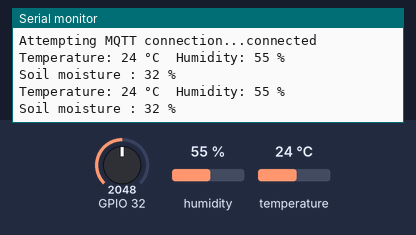
Recording of a sketch running on a simulated ESP32. Parts: the last lines printed to the serial monitor. The inputs (shaded band) are chosen by the test bench; at power-on: humidity 55 %, GPIO 32 = 2048, temperature 24 °C. WiFi joins after 1.5 s; servers stay silent unless stated; no MQTT or app messages arrive unless stated.

Above: at 4.4 s.
4.5 s: humidity set to 22 %
At 6.5 s:
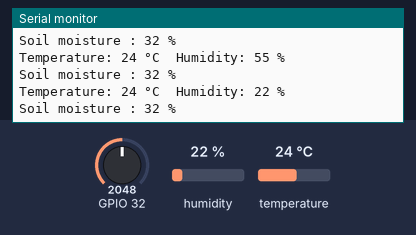
6.8 s: GPIO 32 set to 1468
At 8.4 s:
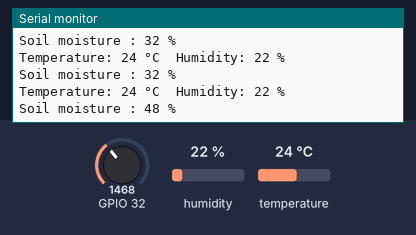
9.1 s: temperature set to 12 °C
At 11.1 s:
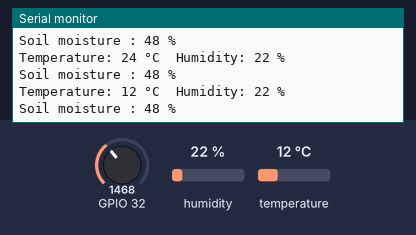
11.4 s: GPIO 32 set to 1549
At 12.3 s:
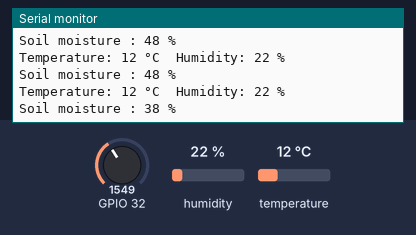
13.7 s: humidity set to 40 %
At 15.3 s:
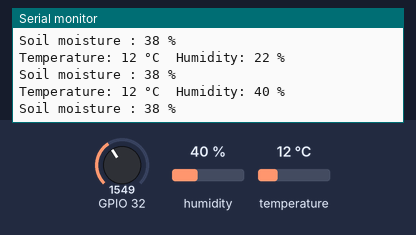
Timing chart, 0 to 16.8 s (numbered marks = the images above; inputs shaded):
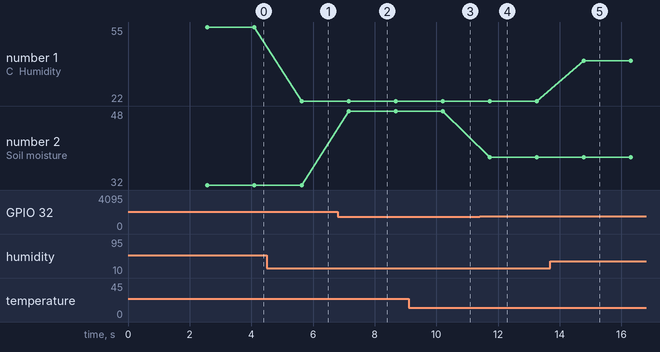

The sketch:

HiGrow_SoilMoistureSensor_mqtt.ino
```cpp
#include <DHT11.h>
#include <PubSubClient.h>
#include <WiFi.h>

DHT11 dht11(22);
int res;
int temperature;
int humidity;
const char *mqtt_broker = "broker.emqx.io";
const int mqtt_Port = 1883;

const char *topic_temp = "HiGrow_st";
const char *topic_hum = "HiGrow_sh";
const char *topic_moisture = "HiGrow_sm";

WiFiClient espClient;
PubSubClient client(espClient);

#define WiFi_SSID "TP-Link_DAE7"
#define WiFi_PASSWORD "50696382"

void setup() {
  Serial.begin(115200);
  WiFi.begin(WiFi_SSID,WiFi_PASSWORD);//ทำการเซ็ตค่า WiFi
  client.setServer(mqtt_broker, mqtt_Port);
}


float predictTree1(float sensor_value) {
  if (sensor_value <= 1524.76) {
    if (sensor_value <= 1446.0) {
      if (sensor_value <= 1352.34) {
        return 81.5006;
      } else {
        return 74.5023;
      }
    } else {
      if (sensor_value <= 1509.26) {
        return 49.2241;
      } else {
        return 40.0;
      }
    }
  } else {
    if (sensor_value <= 2783.14) {
      if (sensor_value <= 2055.5) {
        return 34.9195;
      } else {
        return 24.5245;
      }
    } else {
      if (sensor_value <= 2949.06) {
        return 11.3068;
      } else {
        return 1.5033;
      }
    }
  }
}

float predictTree2(float sensor_value) {
  if (sensor_value <= 1529.26) {
    if (sensor_value <= 1437.5) {
      if (sensor_value <= 1352.34) {
        return 81.7073;
      } else {
        return 76.0693;
      }
    } else {
      if (sensor_value <= 1508.76) {
        return 50.9582;
      } else {
        return 40.0;
      }
    }
  } else {
    if (sensor_value <= 2783.14) {
      if (sensor_value <= 2055.5) {

        return 34.6555;
      } else {
        return 24.4377;
      }
    } else {
      if (sensor_value <= 2949.06) {
        return 9.5853;
      } else {
        return 1.5797;
      }
    }
  }
}

float predictTree3(float sensor_value) {
  if (sensor_value <= 1525.26) {
    if (sensor_value <= 1410.5) {
      if (sensor_value <= 1392.32) {
        return 81.2642;
      } else {
        return 76.8768;
      }
    } else {
      if (sensor_value <= 1447.5) {
        return 60.6818;
      } else {
        return 49.7;
      }
    }
  } else {
    if (sensor_value <= 2784.14) {
      if (sensor_value <= 2055.5) {
        return 34.8724;
      } else {
        return 24.5015;
      }
    } else {
      if (sensor_value <= 2949.06) {
        return 9.4156;
      } else {
        return 1.5869;
      }
    }
  }
}

// Random Forest Prediction
float randomForestPredict(float sensor_value) {
  float tree1 = predictTree1(sensor_value);
  float tree2 = predictTree2(sensor_value);
  float tree3 = predictTree3(sensor_value);
  return (tree1 + tree2 + tree3) / 3.0;
}

// SVR Prediction
float svrPredict(float sensor_value) {
  if (sensor_value >= 1000 && sensor_value <= 1500) {
    return -0.0758 * sensor_value + 157.4269;
  } else if (sensor_value >= 1501 && sensor_value <= 2500) {
    return -0.0219 * sensor_value + 75.4338;
  } else if (sensor_value >= 2501 && sensor_value <= 3500) {
    return -0.0322 * sensor_value + 99.3774;
  } else {
    return 0.0; // Out of range
  }
}

// Combined Prediction
float combinedPredict(float sensor_value) {
  float rfPrediction = randomForestPredict(sensor_value);
  float svrPrediction = svrPredict(sensor_value);
  return (rfPrediction + svrPrediction) / 2.0;
}

void checkWiFi(){
while(WiFi.status() != WL_CONNECTED)//ตรวจสอบ WiFi
  {
delay(1000);//ทำการดีเรย์ 1 วินาที
  Serial.print(".");//ทำการแสดง . ใน Serial moniter เมื่อเชื่อมต่อ WiFi ไม่ได้

  res=res+1;//ทำการบวกค่า 1 ทุกๆ 1 วินาทีเพื่อใช้ในการเข้าเงื่อนไขรีเซตบอร์ด
  Serial.println(res);//แสดงค่าวินาทีในการรีเซตบอร์ดเมื่อค่าเป็น 10 จะทำการรีเซตบอร์ด
  //เมื่อไม่สามารถเชื่อมต่อ WiFi ได้จะทำการรีเซ็ตบอร์ดเมื่อเชื่อมต่อไม่ได้เป็นเวลา 10 วิ
  if(res>=10){//เงื่อนไขในการ รีเซตบอรืด
    ESP.restart(); //ทำการรีเซ็ตบอร์ด
    }
  res=0;//เมื่อสามารถเชื่อมต่อ WiFi ได้ จะทำการเปลี่ยนให้เงื่อนไขในการรีเซตบอร์ดมีค่าเป็น 0
  Serial.println("WiFi connected");//แสดงข้อความบน Serial moniter เมื่อสามารถเชื่อมต่อ WiFi ได้
  Serial.print("IP address: ");//แสดงข้อความบน Serial moniter
  Serial.println(WiFi.localIP());//แสดง IP ของ WiFi บน Serial moniter
  /*ความรู้เพิ่มเติม
    ถึงแม้จะเขียนฟังชั้นในการเชื่อมต่อ WiFi ได้ถูกต้อง และทำการเปิด WiFi จากอุปกรณ์ต่างๆแล้ว แต่ในบางครั้งบอร์ดไมโครคอนโทรเลอร์ก็ไม่สามารถเชื่อมต่อกับ WiFi ได้
    จึงจำเป็นต้องทำการรีเซ็ตบอร์ดเพื่อที่จะให้ตัวบอร์ดสามารถเชื่อมต่อ WiFi ได้ การใช้ฟังชั่นในการรีเซ็ตบอร์ดจึงจะทำให้ไม่จำเป็นต้องกดรีเซ็ตที่บอร์ดด้วยตนเอง*/
  }}

void check_mqtt() {
  //สร้างเงื่อนไขเมื่อเชื่อมต่อ mqtt ไม่ได้
  if (!client.connected()) {
    Serial.print("Attempting MQTT connection...");
    if (client.connect("npru_test_mqtt123")) //ทำการเชื่อมต่อ mqtt โดยที่ในวงเล็บคือชื่อที่สามารถตั้งได้ตามต้องการโดยที่ชื่อที่ตั้งไม่ควรซ้ำกันในจำนวนมาก
    {
      Serial.println("connected");
    } else {
      Serial.print("failed, rc=");
      Serial.print(client.state()); //เมื่อไม่สามารถเชื่อมต่อ mqtt ได้จะทำการแสดง state เพื่อบงบอกสาเหตุที่ไม่สามารถเชื่อมต่อ mqtt ได้
      delay(5000);
   }}}

void loop() {
  checkWiFi();
  check_mqtt();
  int result = dht11.readTemperatureHumidity(temperature, humidity);
  if (result == 0) {
        Serial.print("Temperature: ");
        Serial.print(temperature);
        Serial.print(" °C\tHumidity: ");
        Serial.print(humidity);
        Serial.println(" %");
    } else {
        Serial.println(DHT11::getErrorString(result));
    }
  int Soil_moisture = combinedPredict(analogRead(32));
  Serial.println("Soil moisture : "+String(Soil_moisture)+" %");
  client.publish(topic_temp,String(temperature).c_str());
  client.publish(topic_hum,String(humidity).c_str());
  client.publish(topic_moisture,String(Soil_moisture).c_str());
  delay(1000);


}
```

Measured:
- after the input at 4.5 s, the serial monitor: prints a new line after 1.1 s (image 1)
- after the input at 6.8 s, the serial monitor: prints a new line after 0.35 s (image 2)
- after the input at 9.1 s, the serial monitor: prints a new line after 1.1 s (image 3)
- after the input at 11.4 s, the serial monitor: prints a new line after 0.33 s (image 4)
- after the input at 13.7 s, the serial monitor: prints a new line after 1.1 s (image 5)
- plotted number 1: 55 → 22 after the input at 4.5 s, 22 → 40 after the input at 13.7 s
- plotted number 2: 32 → 48 after the input at 6.8 s, 48 → 38 after the input at 11.4 s
